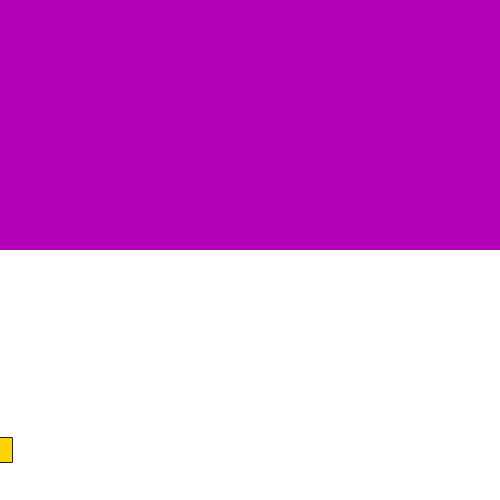
Frame 1 (no input)
Frame 60 (no input): identical to frame 1, image omitted
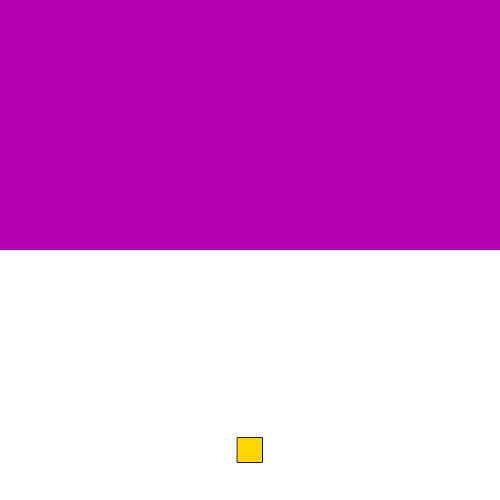
Frame 120 (the mouse pressed at the canvas centre since frame 60)

The p5.js sketch that drew these frames (run headless with seeded random() and noise() and a simulated clock; from frame 60 on, the mouse is pressed at the canvas centre):

// p5.js sketch
// ── sketch.js
var playerX;
var playerY;
var projectiles = [];
var projectileSpeed = 10;
var tileSize = 50;
var tiles = [];

function setup() {
    createCanvas(500, 500);
    playerY = height - 50;
    createTiles();
}

function draw() {
    background(255);

    // Update player
    playerX = mouseX;

    var projectileHit = false;

    // Update projectiles
    for (var i = projectiles.length - 1; i >= 0; i--) {
        // Get this project from projectiles container
        var p = projectiles[i];

        // Move this projectile
        p.y -= projectileSpeed;

        // Detect tile 
        for (var j = tiles.length - 1; j >= 0; j--) {
            var t = tiles[j];

            if (p.x >= t.x && p.x < t.x + tileSize &&
                p.y >= t.y && p.y < t.y + tileSize) {
                tiles.splice(j, 1);
                projectileHit = true;
            }
        }


        // Remove this projectile if it is off the screen
        if (p.y < -projectileSpeed || projectileHit) {
            projectiles.splice(i, 1);
        }
    }

    // Update tiles
    if (tiles.length === 0) {
        createTiles();
    }

    // Display tiles
    push();
    fill(180, 0, 180);
    noStroke();
    for (var i = 0; i < tiles.length; i++) {
        var t = tiles[i];
        rect(t.x, t.y, tileSize, tileSize);
    }
    pop();

    // Display projectiles
    push();
    stroke(255, 0, 0);
    strokeWeight(3);
    for (var i = 0; i < projectiles.length; i++) {
        var p = projectiles[i];
        line(p.x, p.y, p.x, p.y + projectileSpeed);
    }
    pop();

    // Display player
    push();
    rectMode(CENTER);
    fill(255, 212, 0);
    stroke(32);
    rect(playerX, playerY, 25, 25);
    pop();
}

function keyTyped() {
    // Fire projectile
    projectiles.push(createVector(playerX, playerY));
}

function createTiles() {
    // Create tiles
    for (var y = 0; y < height / 2; y += tileSize) {
        for (var x = 0; x < width; x += tileSize) {
            tiles.push(createVector(x, y));
        }
    }
}
